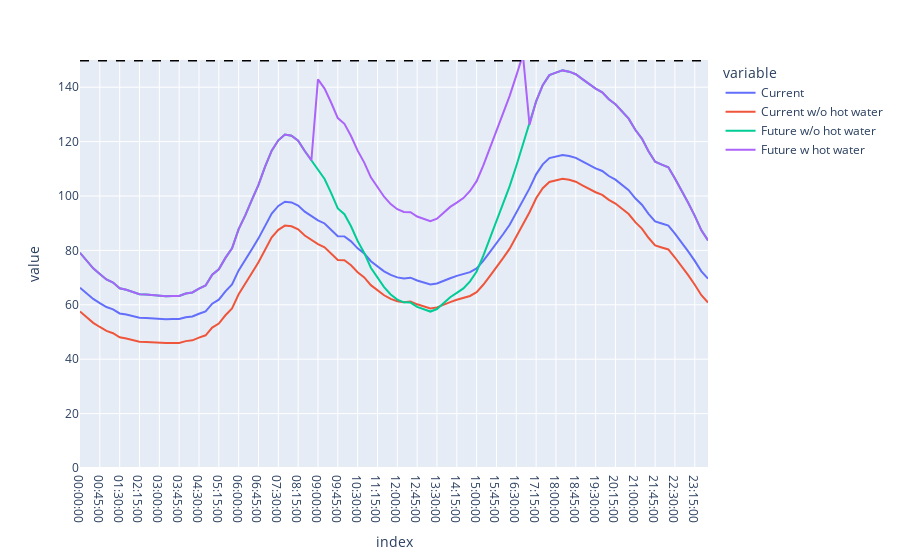

This figure's notebook cell:
### Code cell
# future_zs_with_hw.plot()
# many_day_df_current.plot()
# many_day_df_current.mean(axis=1).plot()
# plotting_df_many.plot()
fig = go.Figure(plotting_df_many.plot())
fig.update_yaxes(range = [0,zs_combined_rating])
fig.add_hline(y=zs_combined_rating, line_width=3, line_dash="dash", line_color="black")
